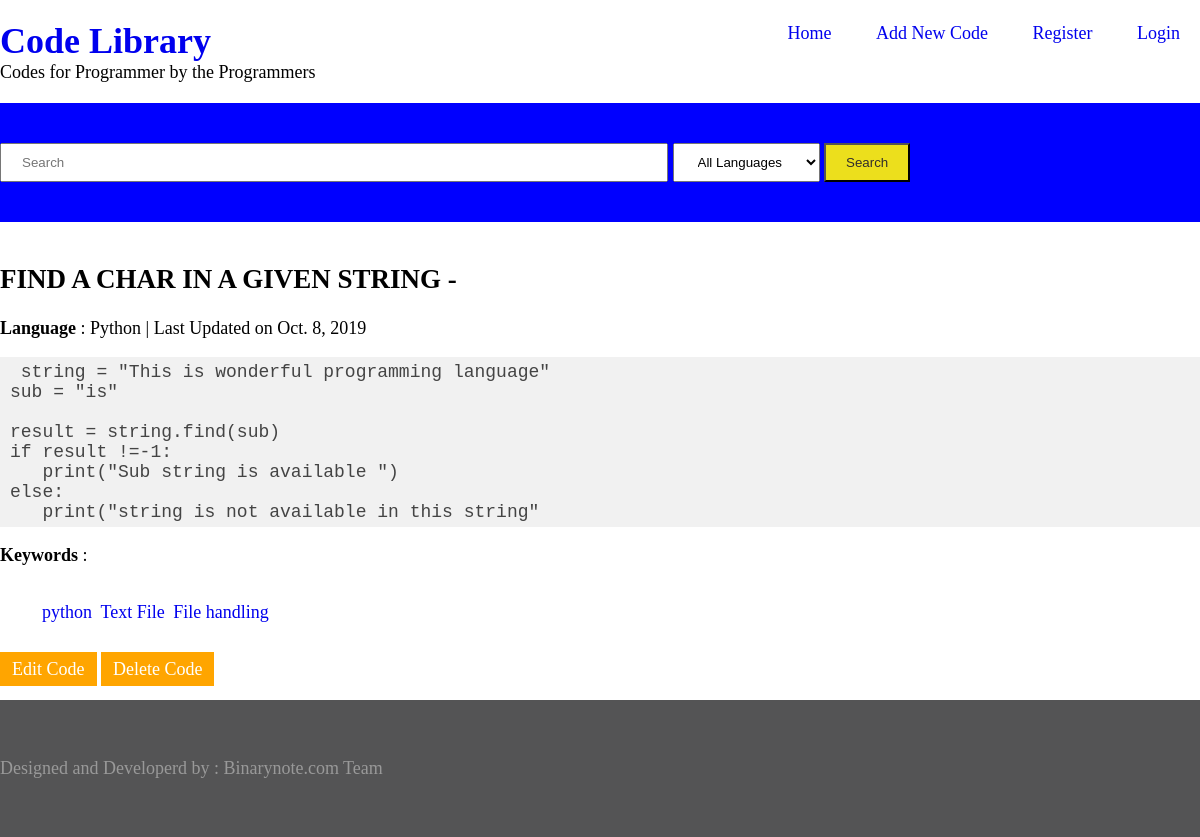
Screenshot of /17/ with the database file from the repository.
### library/models.py (models this page shows, shortened)
class code(models.Model):
    STATUS = [('Dr', 'Draft'), ('Pub', 'Published')]
    language = models.ForeignKey('language', on_delete=models.CASCADE)
    title = models.CharField(max_length=250)
    code = models.TextField()
    keywords = TaggableManager()
    status = models.CharField(max_length=20, choices=STATUS, default='Dr')
    submitted_on = models.DateField(auto_now=True)
    updated_on = models.DateField(auto_now=False)
    author      =models.ForeignKey(User, default = 1, on_delete = models.CASCADE)

class language(models.Model):
    language = models.CharField(max_length=30)
    def __str__(self):
        return self.language

### library/views.py (the view)
# urls.py: path('<int:pk>/', singlecode, name="singlecode"),
def singlecode(request, pk):
    post = code.objects.get(pk=pk)
    return render(request, "library/single.html", {'post': post})

### library/templates/library/single.html (shortened to what this page needs)
{% extends 'library/base.html' %}
    {% block content %}
        <h2>{{post.title|upper}} - </h2>
        <p> <strong> Language </strong> : {{post.language}} | Last Updated on {{post.updated_on}} </p>
        <pre> {{post.code}} </pre>
        <p>
            <strong> Keywords </strong> :
                <span class="meta-tag">
                    <ul class="tags">
                                {% for tag in post.keywords.all %}
                                    <li><a href ="{% url 'taglist' tag.slug %}">{{ tag.name }}</a></li>
                                {% endfor %}
                            </ul>
                </span>
        </p>
        <a class="button" href="{% url 'update' post.pk %}"> Edit Code</a>
        <a class="button" href="{% url 'delete' post.pk %}"> Delete Code </a>
    {% endblock content %}

### library/static/css/style.css (style rules this page uses)
body { margin: 0; padding: 0; font-size: 18px; height: 100vh; }
a { text-decoration: none; }
pre { background: #f1f1f1; color: #444; padding: 5px 10px; }
.code li { padding: 10px 0; }
.button { padding: 5px 10px; background: orange; color: white; border: 2px solid transparent; }
.meta-tag { color: #f37f7f; }
ul.tags { list-style-type: none; display: inline-block; }
ul.tags li { display: inline-block; padding: 0px 2px; }

### rows the page displays
code: title "FIND A CHAR IN A GIVEN STRING", language "Python", updated_on "Oct. 8, 2019", code "string = \"This is wonderful programming language\" sub = \"is\" result = string.find(sub) if result !=-1: print(\"Sub string is available \") else: print(\"string is not available in this string\""
Tag: name "python"
Tag: name "Text File"
Tag: name "File handling"
